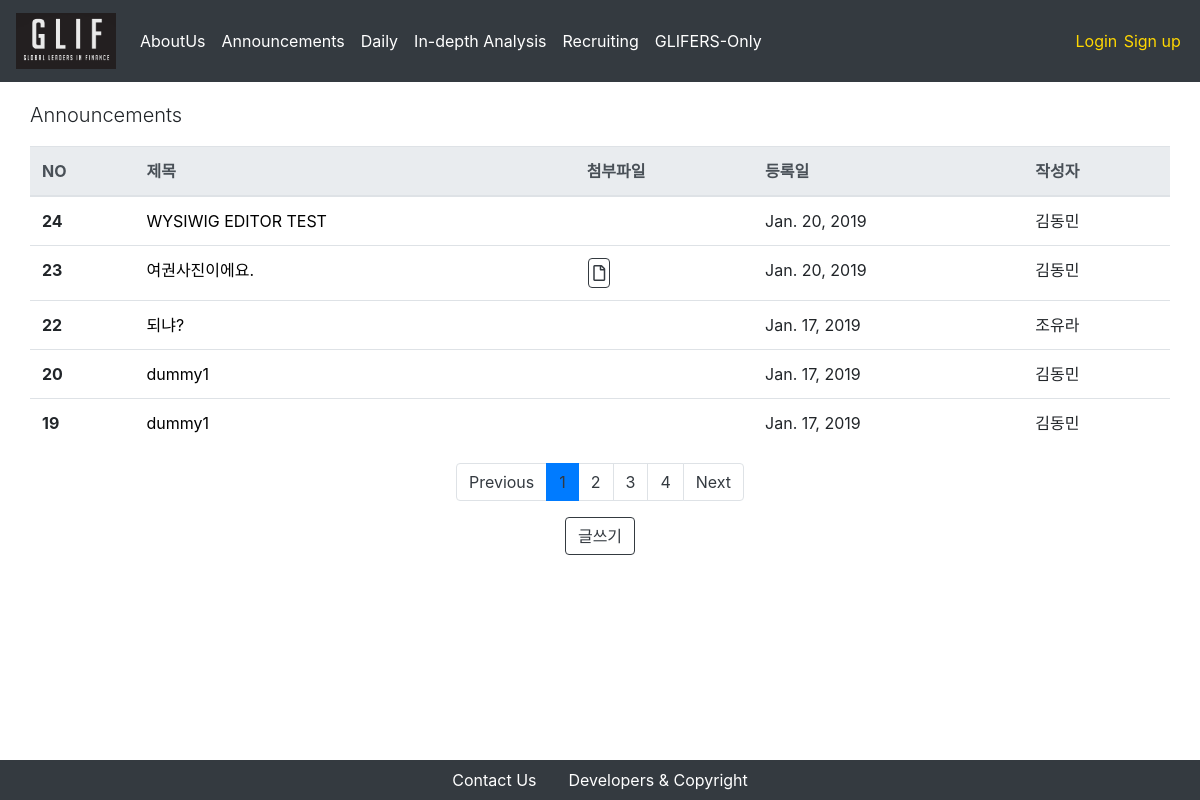
Screenshot of /announcement/ with the database file from the repository.
### announcement/models.py (models this page shows, shortened)
class Post(models.Model):
    title = models.CharField(max_length = 250)
    attached_file = models.FileField(upload_to = 'announcement_attached_files/%Y/%m/%d/', blank = True, null = True)
    written_date = models.DateField(auto_now = True)
    writer = models.ForeignKey(CustomUser, on_delete = models.CASCADE, related_name = "announcement_writer")
    content = RichTextUploadingField()

### users/models.py (models this page shows)
class CustomUser(AbstractUser):
    name_en = models.CharField(max_length = 250)
    name_kr = models.CharField(max_length = 250)
    birthdate = models.DateField(default = "2000-01-01")
    phonenumber = models.CharField(max_length = 250)
    self_intro = models.TextField(max_length = 1000)
    workplace = models.CharField(max_length = 250, default = '')
    profile_img = models.FileField(upload_to = 'profiles/%Y/%m/%d/')
    glif_OB = 'OB'
    glif_1st = '1기'
    glif_2nd = '2기'
    glif_3rd = '3기'
    glif_4th = '4기'
    nth_CHOICES = (
        (glif_OB, 'OB'),
        (glif_1st, '1기'),
        (glif_2nd, '2기'),
        (glif_3rd, '3기'),
        (glif_4th, '4기'),
    )
    year_in_school = models.CharField(
        max_length=2,
        choices=nth_CHOICES,
        default=glif_4th,
    )
    def __str__(self):
        return self.name_kr

### announcement/views.py (the view)
# urls.py: path('', PostListView.as_view(), name='announcement-index'),
class PostListView(ListView):
    model = Post
    template_name = 'announcement/index.html'
    context_object_name = "posts"
    paginate_by = 5
    block_size = 5 # 하단의 페이지 목록 수
    def get_queryset(self):
        order_by_recent_time = Post.objects.all().order_by("-pk")
        return order_by_recent_time
    def get_context_data(self, **kwargs):
        context = super(PostListView, self).get_context_data(**kwargs)
        block_size = 5 # 하단의 페이지 목록 수
        start_index = int((context['page_obj'].number - 1) / self.block_size) * self.block_size
        end_index = min(start_index + self.block_size, len(context['paginator'].page_range))
        context['page_range'] = context['paginator'].page_range[start_index:end_index]
        return context

### announcement/templates/announcement/index.html
{% extends 'setups/base.html' %}
{% block body %}
<div class = "container">
    <div class = "row">
        <p class = "lead">Announcements</p>
        <table class="table">
            <thead class="thead-light">
                <tr>
                    <th scope="col">NO</th>
                    <th scope="col">제목</th>
                    <th scope="col">첨부파일</th>
                    <th scope="col">등록일</th>
                    <th scope="col">작성자</th>
                </tr>
            </thead>
            <tbody>
                {% for post in posts %}
                    <tr>
                        <th scope="row">{{ post.id }}</th>
                        <td>
                            <a href="/announcement/{{post.pk}}" style = "color:black"> {{ post.title }} </a>
                        </td>
                        {% if post.attached_file != '' %}
                            <td><button type="button" class="btn btn-outline-dark btn-download" onclick="location.href = '/announcement/{{post.pk}}/download'"><i class="far fa-file"></i></button></td>
                        {% else %}
                            <td></td>
                        {% endif %}
                        <td>{{ post.written_date }}</td>
                        <td>{{ post.writer }}</td>
                    </tr>
                {% endfor %}
            </tbody>
        </table>
    </div>
    <nav aria-label="Page navigation">
        <ul class="pagination justify-content-center">
            {% if page_obj.has_previous %}
            <li class = "page-item">
                <a class = "page-link" href="?page={{ page_obj.previous_page_number }}" aria-label="Previous">
                Previous
                </a>
            </li>
            {% else %}
            <li class="page-item"><a class="page-link" href="#" tabindex="-1" aria-disabled="true">Previous</a></li>
            {% endif %}
            {% for i in page_range %}
            {% if page_obj.number == i %}
                <li class = "active page-item"><a class="page-link" href="#">{{i}}</a></li>
            {% else %}
                <li class = "page-item"><a class = "page-link" href="?page={{ i }}">{{ i }}</a></li>
            {% endif %}
            {% endfor %}
            {% if page_obj.has_next %}
            <li class = "page-item">
                <a class = "page-link" href="?page={{ page_obj.next_page_number }}" aria-label="Next">
                    Next
                </a>
            </li>
            {% else %}
            <li class="page-item">
                <a class="page-link" href="#">Next</a>
            </li>
            {% endif %}
        </ul>
    </nav>
    <div class = "row align-items-center justify-content-center">
        <button type="button" class="btn btn-outline-dark" onclick="location.href = '/announcement/new'">글쓰기</button>
    </div>
</div>
{% endblock %}

### setups/static/setups/css/index.css (style rules this page uses)
.container { margin-top: 100px; margin-bottom: 100px; }
.btn { margin-left: 0.1em; margin-right: 0.1em; }
.btn.btn-download { padding: 2px 4px; }
a.page-link { color: #343a40!important; }
.page-item.active { background-color: gold; }

### setups/static/setups/css/navbar.css (style rules this page uses)
a { color: white; }

### rows the page displays
Post: id "24", title "WYSIWIG EDITOR TEST", written_date "Jan. 20, 2019", writer "김동민"
Post: id "23", title "여권사진이에요.", written_date "Jan. 20, 2019", writer "김동민"
Post: id "22", title "되냐?", written_date "Jan. 17, 2019", writer "조유라"
Post: id "20", title "dummy1", written_date "Jan. 17, 2019", writer "김동민"
Post: id "19", title "dummy1", written_date "Jan. 17, 2019", writer "김동민"

### other values shown
{{ i }} "1"
{{ i }} "2" "3" "4"
